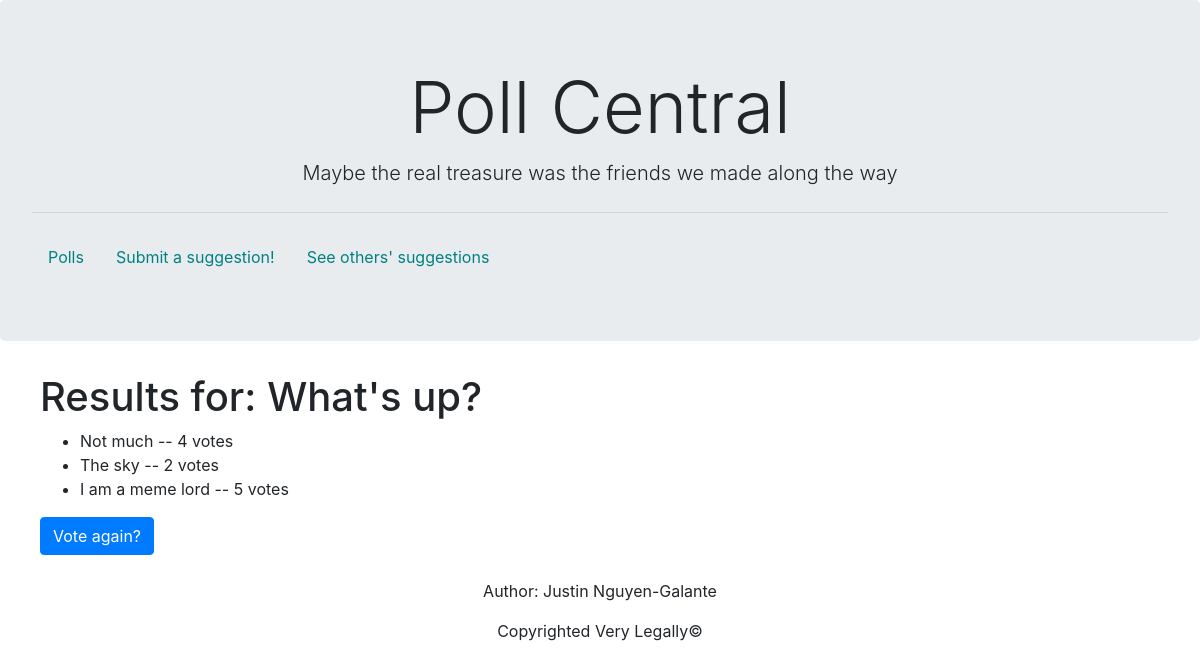
The app's page /polls/1/results/, older data.
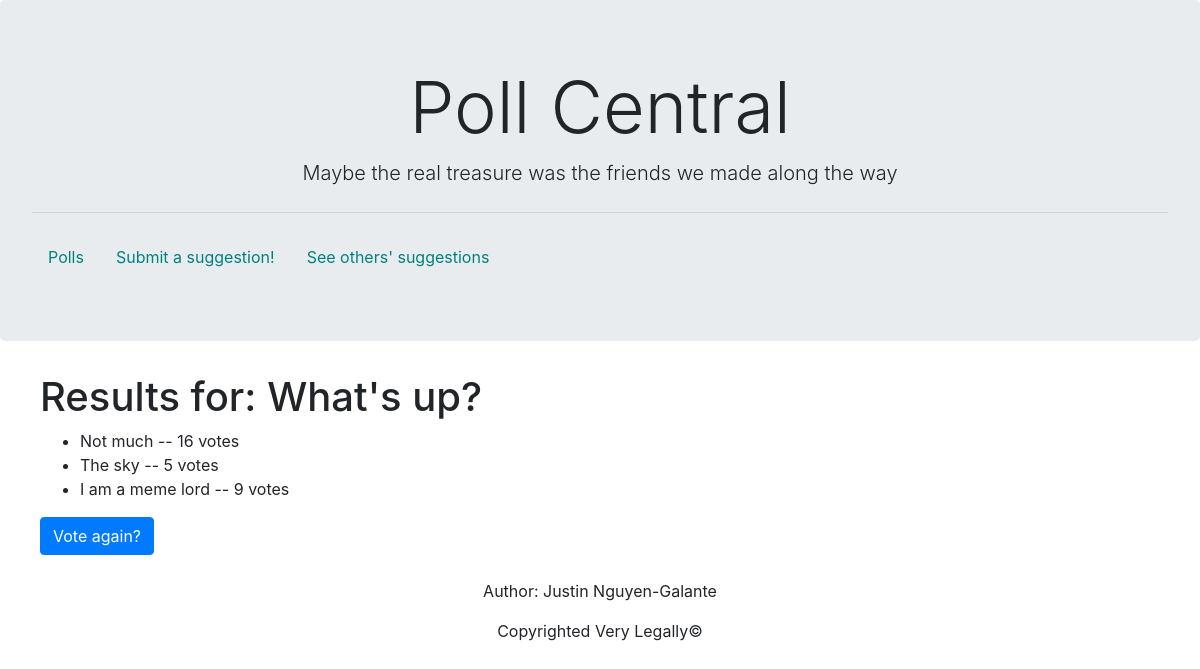
The same page, newer data.
### polls/models.py (models this page shows, shortened)
class Choice(models.Model):
    question = models.ForeignKey(Question, on_delete=models.CASCADE)
    choice_text = models.CharField(max_length=200)
    votes = models.IntegerField(default=0)

### polls/views.py (the view)
# urls.py: path('<int:pk>/results/', views.ResultsView.as_view(), name='results'),
class ResultsView(generic.DetailView):
    model = Question
    template_name = 'polls/results.html'

### polls/templates/polls/results.html
{% extends 'polls/base.html' %}
{% block content %}
<div class = "tabbed">
    <h1>Results for: {{ question.question_text }}</h1>
    <ul>
    {% for choice in question.choice_set.all %}
        <li>{{ choice.choice_text }} -- {{ choice.votes }} vote{{ choice.votes|pluralize }}</li>
    {% endfor %}
    </ul>
<a href="{% url 'polls:detail' question.id %}" class="btn btn-primary" >Vote again?</a><br>
</div>
{% endblock %}

Row changes from the older to the newer data that the page shows:
changed Choice "Not much": votes "4" → "16"
changed Choice "The sky": votes "2" → "5"
changed Choice "I am a meme lord": votes "5" → "9"
